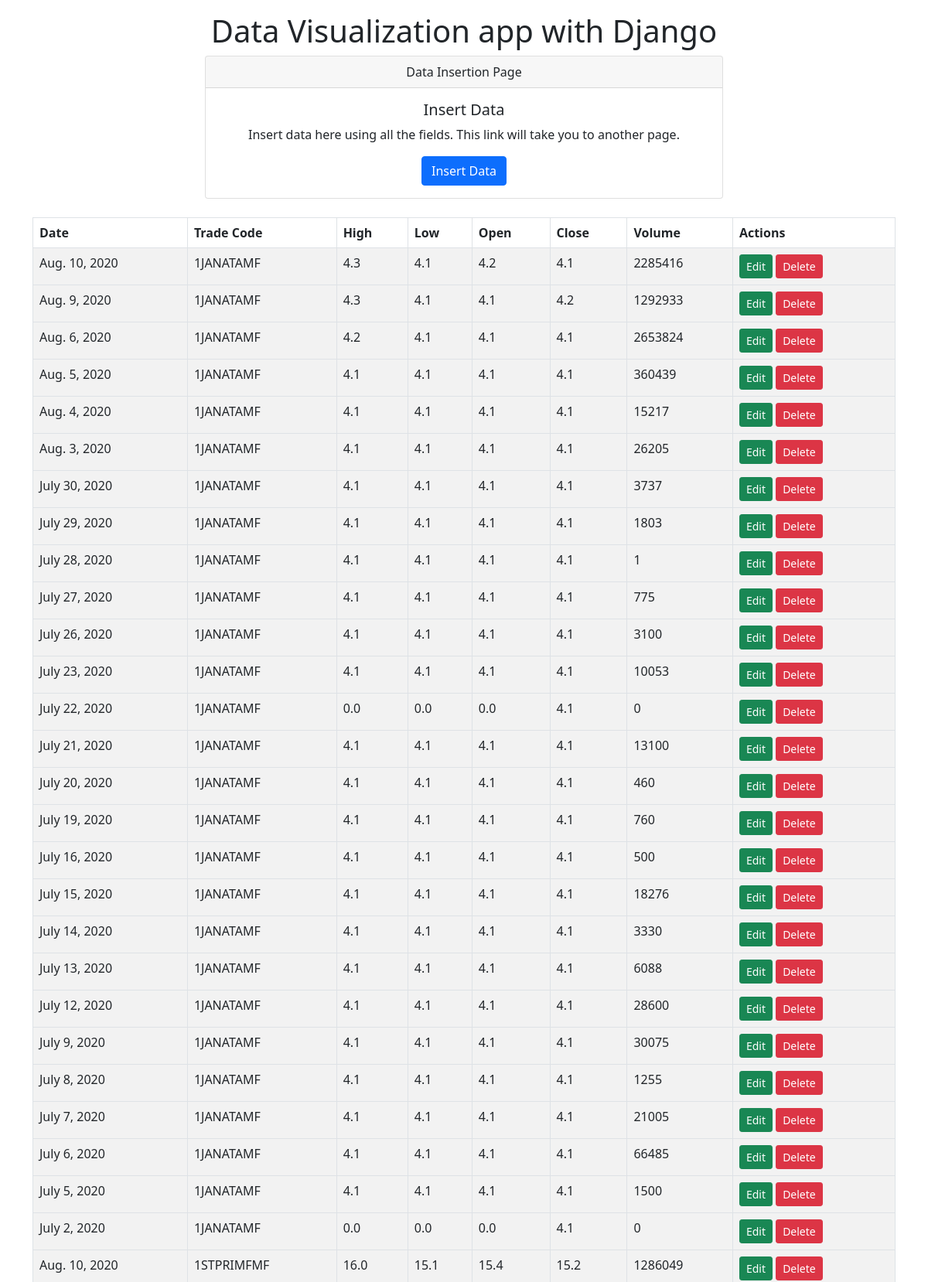
The page / (upper part) on the database its author committed.
### home/models.py (models this page shows, shortened)
class StockMarket(models.Model):
    date = models.DateField(auto_now_add=False, auto_now=False, null=True)
    trade_code = models.CharField(max_length=20)
    high = models.FloatField(null=True)
    low = models.FloatField(null=True)
    open = models.FloatField(null=True)
    close = models.FloatField(null=True)
    volume = models.IntegerField(null=True)

### home/views.py (the view)
# urls.py: path('', views.homePage, name='home_page'),
def homePage(request):
    data = StockMarket.objects.all()
    p = Paginator(data,100)
    page_num = request.GET.get('page',1)
    try:
        page = p.page(page_num)
    except EmptyPage:
        page = p.page(1)
    context = {'data': page}
    return render(request, 'home/home_page.html', context)

### templates/home/home_page.html (shortened to what this page needs)
{% load crispy_forms_tags %}
<html lang="en">
<head>
    {% load static %}
    <link href="https://cdn.jsdelivr.net/npm/bootstrap@5.1.0/dist/css/bootstrap.min.css" rel="stylesheet">
</head>
<body>
    <div class="container mb-3 mt-3">
        <h1 style="text-align:center">
            Data Visualization app with Django
        </h1>
        <div class="card text-center" style="margin-left: 20%;margin-right: 20%;">
          <div class="card-header">
            Data Insertion Page
          </div>
          <div class="card-body">
            <h5 class="card-title">Insert Data</h5>
            <p class="card-text">Insert data here using all the fields. This link will take you to another page.</p>
            <a href="{% url 'add_data' %}" class="btn btn-primary">Insert Data</a>
          </div>
        </div>
<br>
    <table class="table table-striped table-bordered">
        <thead>
            <tr>
              <th>Date</th>
              <th>Trade Code</th>
              <th>High</th>
              <th>Low</th>
              <th>Open</th>
              <th>Close</th>
              <th>Volume</th>
                <th>Actions</th>
            </tr>
        </thead>
        {% for k in data %}
        <tbody>
            <tr>
                <td>{{k.date}}</td>
                <td>{{ k.trade_code }}</td>
                <td>{{ k.high }}</td>
                <td>{{ k.low }}</td>
                <td>{{ k.open }}</td>
                <td>{{ k.close }}</td>
                <td>{{ k.volume }}</td>
                <td>
                    <a class="btn btn-success btn-sm" href="{% url 'add_data' k.id %}">Edit</a>
                    <a class="btn btn-danger btn-sm" href="{% url 'delete_data' k.id %}">Delete</a>
                </td>
            </tr>
        </tbody>
        {% endfor %}
    </table>
        <br>
    </div>
</body>
</html>

### rows shown on the page
StockMarket: date "Aug. 10, 2020", trade_code "1JANATAMF", high "4.3", low "4.1", open "4.2", close "4.1", volume "2285416"
StockMarket: date "Aug. 9, 2020", trade_code "1JANATAMF", high "4.3", low "4.1", open "4.1", close "4.2", volume "1292933"
StockMarket: date "Aug. 6, 2020", trade_code "1JANATAMF", high "4.2", low "4.1", open "4.1", close "4.1", volume "2653824"
StockMarket: date "Aug. 5, 2020", trade_code "1JANATAMF", high "4.1", low "4.1", open "4.1", close "4.1", volume "360439"
StockMarket: date "Aug. 4, 2020", trade_code "1JANATAMF", high "4.1", low "4.1", open "4.1", close "4.1", volume "15217"
StockMarket: date "Aug. 3, 2020", trade_code "1JANATAMF", high "4.1", low "4.1", open "4.1", close "4.1", volume "26205"
StockMarket: date "July 30, 2020", trade_code "1JANATAMF", high "4.1", low "4.1", open "4.1", close "4.1", volume "3737"
StockMarket: date "July 29, 2020", trade_code "1JANATAMF", high "4.1", low "4.1", open "4.1", close "4.1", volume "1803"
StockMarket: date "July 28, 2020", trade_code "1JANATAMF", high "4.1", low "4.1", open "4.1", close "4.1", volume "1"
StockMarket: date "July 27, 2020", trade_code "1JANATAMF", high "4.1", low "4.1", open "4.1", close "4.1", volume "775"
StockMarket: date "July 26, 2020", trade_code "1JANATAMF", high "4.1", low "4.1", open "4.1", close "4.1", volume "3100"
StockMarket: date "July 23, 2020", trade_code "1JANATAMF", high "4.1", low "4.1", open "4.1", close "4.1", volume "10053"
StockMarket: date "July 22, 2020", trade_code "1JANATAMF", high "0.0", low "0.0", open "0.0", close "4.1", volume "0"
StockMarket: date "July 21, 2020", trade_code "1JANATAMF", high "4.1", low "4.1", open "4.1", close "4.1", volume "13100"
StockMarket: date "July 20, 2020", trade_code "1JANATAMF", high "4.1", low "4.1", open "4.1", close "4.1", volume "460"
StockMarket: date "July 19, 2020", trade_code "1JANATAMF", high "4.1", low "4.1", open "4.1", close "4.1", volume "760"
StockMarket: date "July 16, 2020", trade_code "1JANATAMF", high "4.1", low "4.1", open "4.1", close "4.1", volume "500"
StockMarket: date "July 15, 2020", trade_code "1JANATAMF", high "4.1", low "4.1", open "4.1", close "4.1", volume "18276"
StockMarket: date "July 14, 2020", trade_code "1JANATAMF", high "4.1", low "4.1", open "4.1", close "4.1", volume "3330"
StockMarket: date "July 13, 2020", trade_code "1JANATAMF", high "4.1", low "4.1", open "4.1", close "4.1", volume "6088"
StockMarket: date "July 12, 2020", trade_code "1JANATAMF", high "4.1", low "4.1", open "4.1", close "4.1", volume "28600"
StockMarket: date "July 9, 2020", trade_code "1JANATAMF", high "4.1", low "4.1", open "4.1", close "4.1", volume "30075"
StockMarket: date "July 8, 2020", trade_code "1JANATAMF", high "4.1", low "4.1", open "4.1", close "4.1", volume "1255"
StockMarket: date "July 7, 2020", trade_code "1JANATAMF", high "4.1", low "4.1", open "4.1", close "4.1", volume "21005"
StockMarket: date "July 6, 2020", trade_code "1JANATAMF", high "4.1", low "4.1", open "4.1", close "4.1", volume "66485"
StockMarket: date "July 5, 2020", trade_code "1JANATAMF", high "4.1", low "4.1", open "4.1", close "4.1", volume "1500"
StockMarket: date "July 2, 2020", trade_code "1JANATAMF", high "0.0", low "0.0", open "0.0", close "4.1", volume "0"
StockMarket: date "Aug. 10, 2020", trade_code "1STPRIMFMF", high "16.0", low "15.1", open "15.4", close "15.2", volume "1286049"
